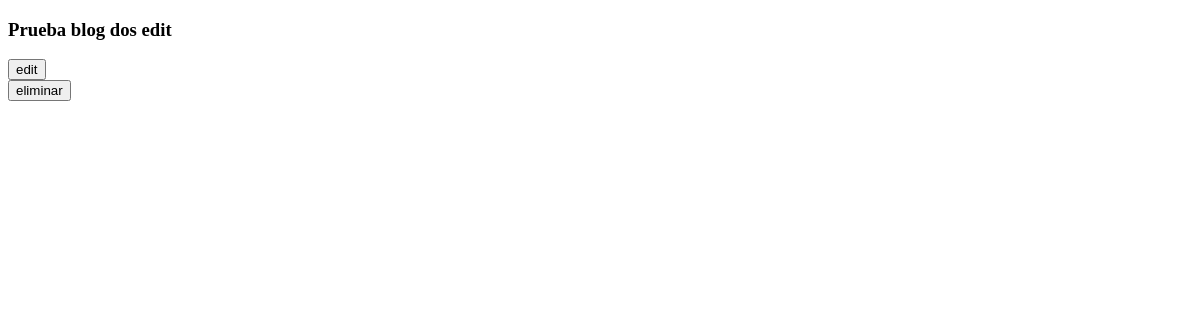
Page /admin/admin_blog on the earlier database version.
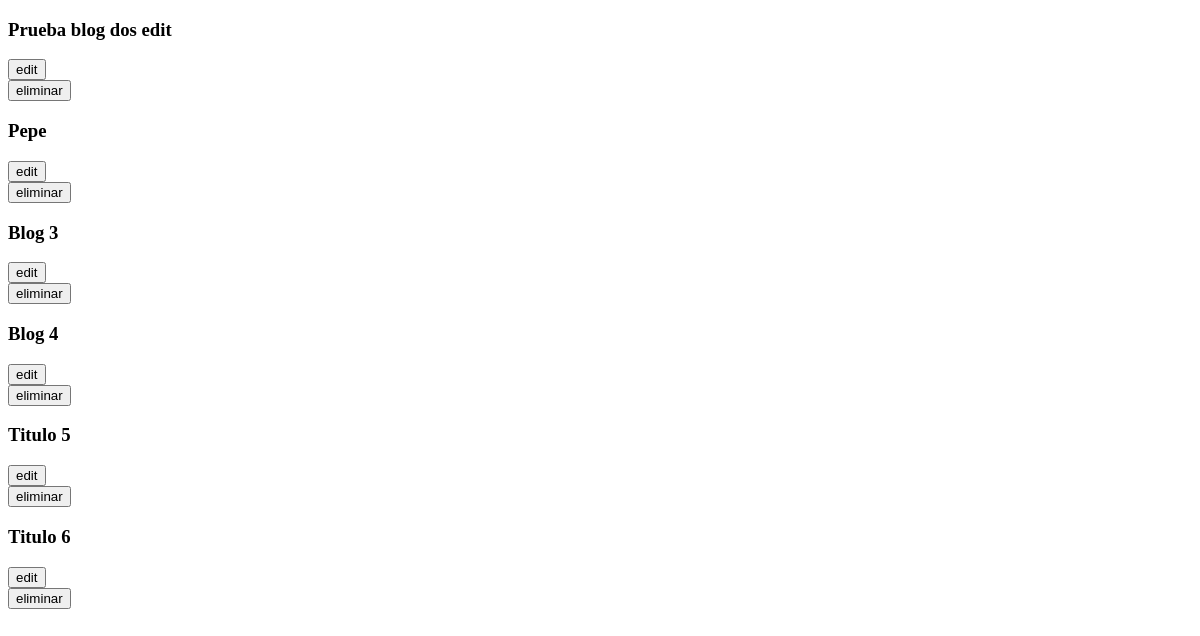
Same page on the later database version.
### myapp/models.py (models this page shows)
class Blog(db.Model):
    id = db.Column(db.Integer, primary_key=True)
    title = db.Column(db.String(50))
    blog_description = db.Column(db.String(700))
    image_dir_blog = db.Column(db.String(200))
    time = db.Column(db.DateTime, default=datetime.datetime.utcnow)

### myapp/admin/routes.py (the view)
@admin.route('/admin_blog')
def admin_blog():
    blog = Blog.query.all()
    return render_template("admin_blog.html", blog=blog)

### myapp/admin/templates/admin/admin_blog.html (shortened to what this page needs)
<!DOCTYPE html>
<html lang="es">
<head>
</head>
<body>
    {% for item_blog in blog%}
    <section>
            <h3>{{item_blog.title}}</h3>
        <form action="./update_blog/{{item_blog.id}}" method="POST">
            <button type="submit">edit</button>
        </form>
        <form action="./delete_blog_success/{{item_blog.id}}" method="POST">
            <button type="submit">eliminar</button>
        </form>
    </section>
    {% endfor %}
</body>
</html>

Differences in the rows shown:
added Blog: title "Pepe"
added Blog: title "Blog 3"
added Blog: title "Blog 4"
added Blog: title "Titulo 5"
added Blog: title "Titulo 6"
